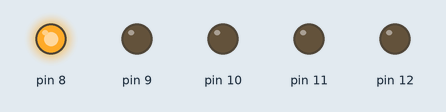
This sketch was run on a simulated Arduino Uno, built with avr-gcc and run on an emulated ATmega328P. Shown: output pins drawn as LEDs (lit = HIGH).

Above: at 0.1 s.
At 0.9 s:
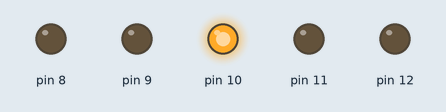
At 1.3 s:
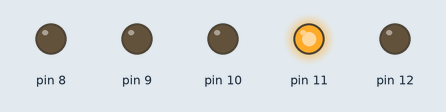
At 1.7 s:
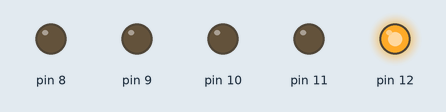
At 2.5 s:
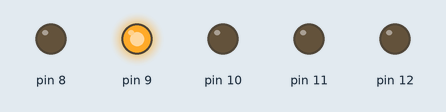
At 4.3 s:
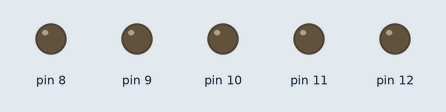
Timing chart, 0 to 4.6 s (numbered marks = the images above):
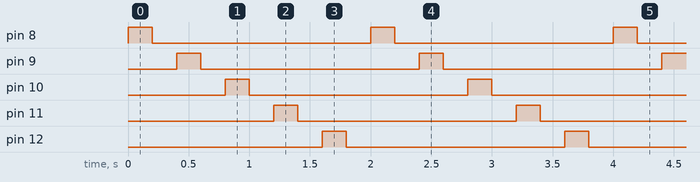

Measured:
- by itself, pin 8–12: alternates HIGH for 0.20 s and LOW for 1.8 s
- by itself, everything shown: repeats every 2.0 s, in 10 steps

The sketch:

for.ino
```cpp
int tiempo = 200;
int pin;
void setup() {
  for (pin = 8; pin <= 12; pin++) {
    pinMode(pin, OUTPUT);
  }
}
void loop() {
  for (pin = 8; pin <= 12; pin++) {
    digitalWrite(pin,HIGH);
    delay(tiempo);
    digitalWrite(pin,LOW);
    delay(tiempo);
  }
}
// sin for
/*int led1 = 12;
  int led2 = 11;
  int led3 = 10;
  int led4 = 9;
  int led5 = 8;

  void setup() {
  pinMode(led1, OUTPUT);
  pinMode(led2, OUTPUT);
  pinMode(led3, OUTPUT);
  pinMode(led4, OUTPUT);
  pinMode(led5, OUTPUT);
  }
  void loop() {
  digitalWrite(led1, HIGH);
  delay(500);
  digitalWrite(led1, LOW);
  delay(500);

  digitalWrite(led2,HIGH);
  delay(500) ;
  digitalWrite(led2,LOW);
  delay(500);

  digitalWrite(led3, HIGH);
  delay(500);
  digitalWrite(led3, LOW);
  delay(500);

  digitalWrite(led4, HIGH);
  delay(500);
  digitalWrite(led4,LOW);
  delay(500);

  digitalWrite(led5,HIGH);
  delay(500);
  digitalWrite(led5,LOW);
  delay(500);

  }*/
```
